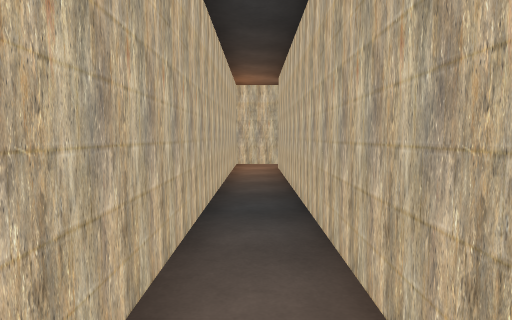
View 1 (above)

15 first-person views from a walk through a Unity game level. The camera is 1.4 m above the floor, tilts 4° down and sees 75° across. The floor is counted in squares, 2 m on a side. Each view is taken from the middle of a square. On the plan, view 1 faces up. The plan holds only what a view shows up to about 10 squares ahead; the rest is blank. The place goes on beyond the plan. The player character is not drawn.

View 2
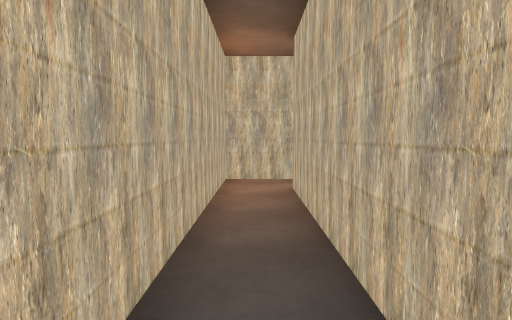

View 3
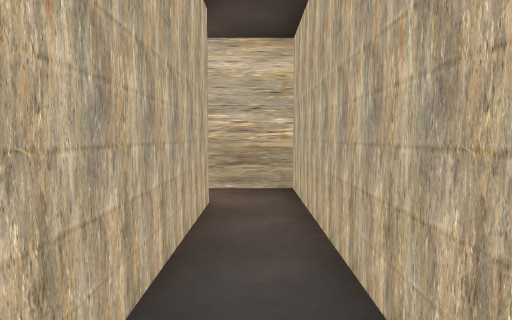

View 4
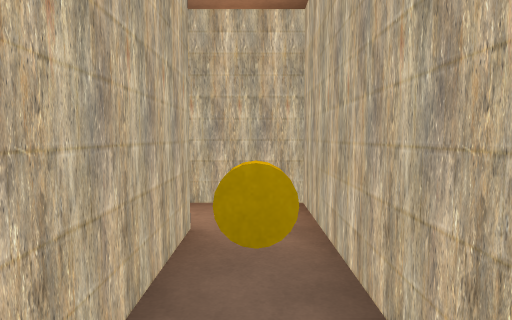

View 5
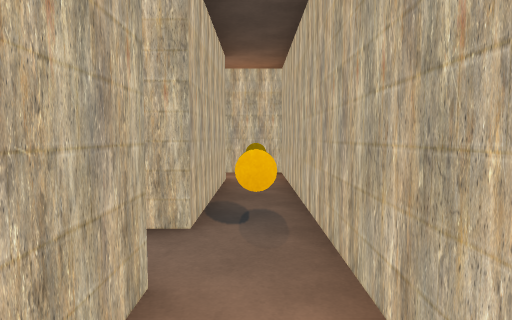

View 6
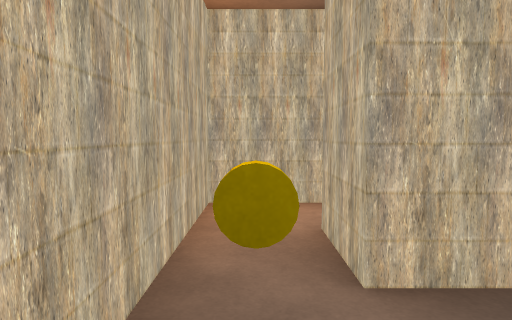

View 7
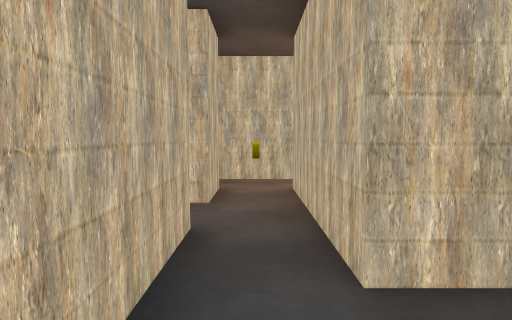

View 8
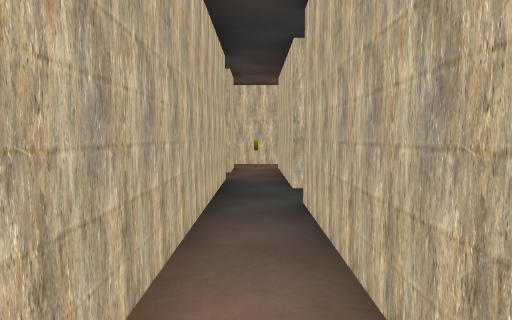

View 9
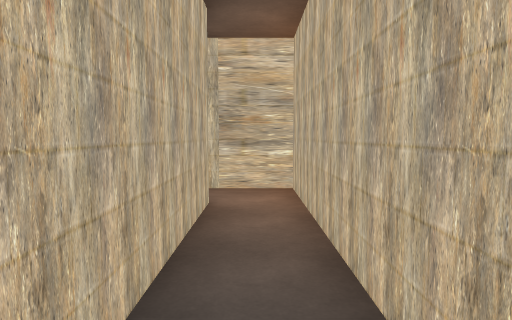

View 10
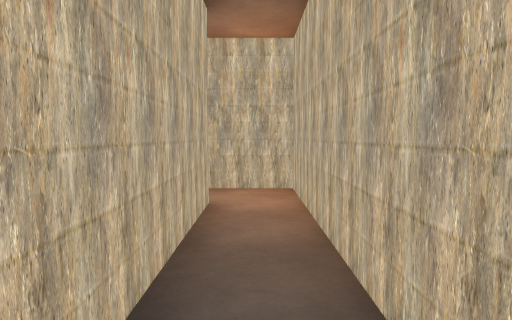

View 11
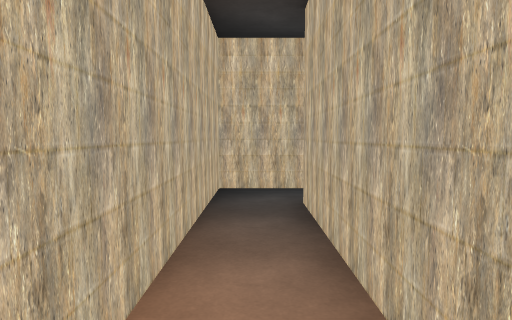

View 12
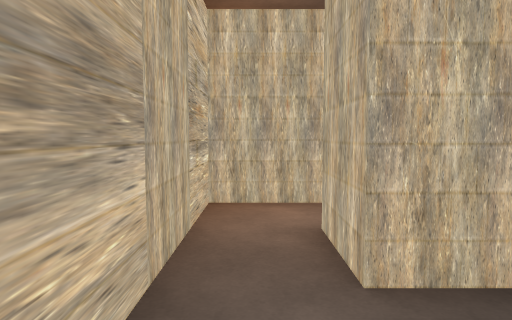

View 13
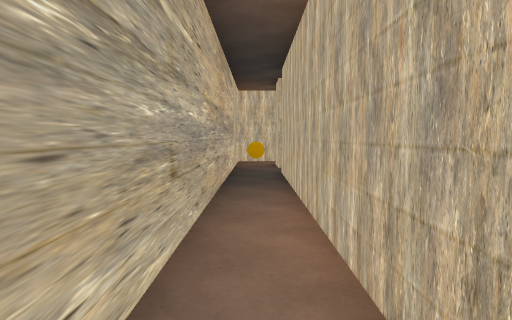

View 14
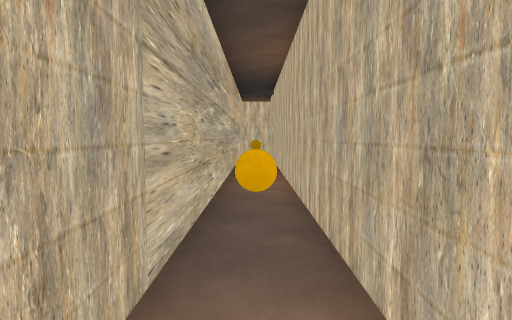

View 15
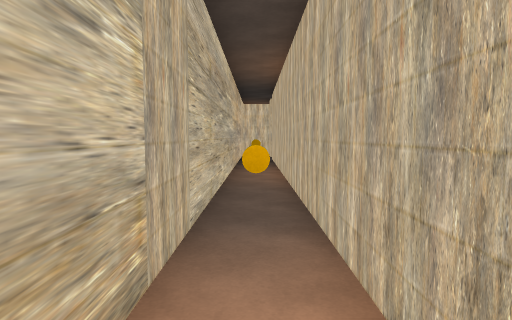

### Floor plan
Ten units are one square. View 1 is at (0, 0); x grows to the right and y downward. Boxes are objects, and circles mark ways between rooms. Rooms are numbered by the first view taken in them; rooms with no view inside come last. Other rooms are left out.
<svg viewBox="-10 -90 255 100">
<path fill="none" stroke="#000" d="M5 -5 5 -75 35 -75 35 -65M45 -65 45 -75M45 -85 -5 -85 -5 5 8 5M52 -45 45 -45M45 -75 55 -75 55 -45M52 -35 65 -35 65 -85 45 -85M55 -5 45 -5 45 -35M35 -45 35 5 55 5M164 -5 65 -5M55 5 164 5M35 -55 35 -45M45 -45 45 -65"/>
<rect x="15" y="-85" width="10" height="10" fill="#bbb"><title>other object</title></rect>
<rect x="35" y="-85" width="10" height="10" fill="#bbb"><title>other object</title></rect>
<rect x="75" y="-5" width="10" height="10" fill="#bbb"><title>other object</title></rect>
<rect x="135" y="-5" width="10" height="10" fill="#bbb"><title>other object</title></rect>
<circle cx="50" cy="-80" r="3" fill="#2a7"/>
<circle cx="40" cy="-70" r="3" fill="#2a7"/>
<circle cx="50" cy="-40" r="3" fill="#2a7"/>
<circle cx="50" cy="0" r="3" fill="#2a7"/>
<circle cx="40" cy="-50" r="3" fill="#2a7"/>
<text x="0" y="-50">1</text>
<text x="60" y="-60">2</text>
<text x="40" y="-20">3</text>
<text x="240" y="0">4</text>
<text x="40" y="-60">5</text>
</svg>
Room 1 opens to room 2. Room 1 opens to room 5. Room 2 opens to room 3. Room 3 opens to room 4. Room 3 opens to room 5.

Where each view was taken, in squares from view 1:
view 1: 0 up, 0 right, facing up
view 2: 3 up, 0 right, facing up
view 3: 4 up, 0 right, facing down
view 4: 8 up, 3 right, facing left
view 5: 8 up, 6 right, facing left
view 6: 8 up, 3 right, facing right
view 7: 3 up, 4 right, facing up
view 8: 0 up, 4 right, facing up
view 9: 4 up, 4 right, facing down
view 10: 4 up, 6 right, facing up
view 11: 8 up, 6 right, facing down
view 12: 0 up, 7 right, facing left
view 13: 0 up, 13 right, facing left
view 14: 0 up, 16 right, facing left
view 15: 0 up, 17 right, facing left
